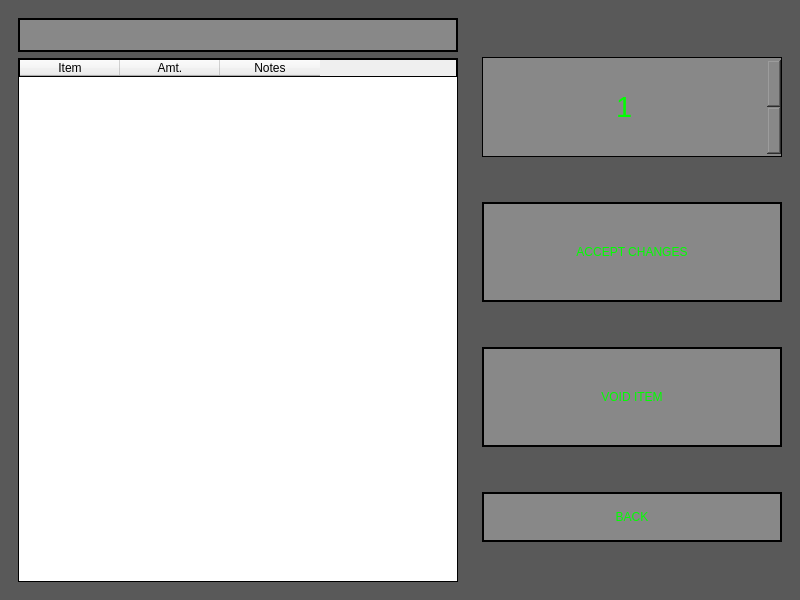
<?xml version="1.0" encoding="UTF-8"?>
<ui version="4.0">
 <class>MainWindow</class>
 <widget class="QMainWindow" name="MainWindow">
  <property name="geometry">
   <rect>
    <x>0</x>
    <y>0</y>
    <width>800</width>
    <height>600</height>
   </rect>
  </property>
  <property name="minimumSize">
   <size>
    <width>0</width>
    <height>0</height>
   </size>
  </property>
  <property name="maximumSize">
   <size>
    <width>16777215</width>
    <height>16777215</height>
   </size>
  </property>
  <property name="cursor">
   <cursorShape>ArrowCursor</cursorShape>
  </property>
  <property name="windowTitle">
   <string>MainWindow</string>
  </property>
  <property name="styleSheet">
   <string notr="true">QMainWindow#MainWindow
{
background-color: rgb(89, 89, 89);
}</string>
  </property>
  <widget class="QWidget" name="centralwidget">
   <layout class="QHBoxLayout" name="horizontalLayout">
    <item>
     <widget class="QWidget" name="orderListWidget" native="true">
      <property name="sizePolicy">
       <sizepolicy hsizetype="Preferred" vsizetype="Preferred">
        <horstretch>0</horstretch>
        <verstretch>0</verstretch>
       </sizepolicy>
      </property>
      <property name="maximumSize">
       <size>
        <width>5000</width>
        <height>16777215</height>
       </size>
      </property>
      <layout class="QVBoxLayout" name="verticalLayout_2">
       <item>
        <widget class="QLineEdit" name="custName_LineEdit">
         <property name="font">
          <font>
           <family>Arial</family>
           <pointsize>18</pointsize>
           <weight>75</weight>
           <bold>true</bold>
          </font>
         </property>
         <property name="layoutDirection">
          <enum>Qt::LeftToRight</enum>
         </property>
         <property name="styleSheet">
          <string notr="true">color: rgb(0, 255, 0);
background-color: rgb(136, 136, 136);
border: 2px solid #ccc;
border-color: rgb(0, 0, 0);</string>
         </property>
         <property name="text">
          <string/>
         </property>
         <property name="alignment">
          <set>Qt::AlignCenter</set>
         </property>
        </widget>
       </item>
       <item>
        <widget class="QTableWidget" name="orderList_TableWidget">
         <property name="sizePolicy">
          <sizepolicy hsizetype="Expanding" vsizetype="Expanding">
           <horstretch>0</horstretch>
           <verstretch>0</verstretch>
          </sizepolicy>
         </property>
         <property name="minimumSize">
          <size>
           <width>400</width>
           <height>0</height>
          </size>
         </property>
         <property name="maximumSize">
          <size>
           <width>10000000</width>
           <height>16777215</height>
          </size>
         </property>
         <property name="font">
          <font>
           <family>Arial</family>
           <pointsize>12</pointsize>
           <weight>50</weight>
           <italic>false</italic>
           <bold>false</bold>
          </font>
         </property>
         <property name="autoFillBackground">
          <bool>false</bool>
         </property>
         <property name="styleSheet">
          <string notr="true">border: 1px solid #ccc;
border-color: rgb(0, 0, 0);
font: 12pt &quot;Arial&quot;;
color: rgb(0, 0, 0);</string>
         </property>
         <property name="sizeAdjustPolicy">
          <enum>QAbstractScrollArea::AdjustIgnored</enum>
         </property>
         <property name="alternatingRowColors">
          <bool>false</bool>
         </property>
         <property name="selectionMode">
          <enum>QAbstractItemView::SingleSelection</enum>
         </property>
         <property name="showGrid">
          <bool>false</bool>
         </property>
         <property name="cornerButtonEnabled">
          <bool>false</bool>
         </property>
         <attribute name="horizontalHeaderVisible">
          <bool>true</bool>
         </attribute>
         <attribute name="horizontalHeaderHighlightSections">
          <bool>true</bool>
         </attribute>
         <attribute name="verticalHeaderVisible">
          <bool>false</bool>
         </attribute>
         <attribute name="verticalHeaderHighlightSections">
          <bool>false</bool>
         </attribute>
         <column>
          <property name="text">
           <string>Item</string>
          </property>
         </column>
         <column>
          <property name="text">
           <string>Amt.</string>
          </property>
          <property name="background">
           <color>
            <red>255</red>
            <green>255</green>
            <blue>255</blue>
           </color>
          </property>
         </column>
         <column>
          <property name="text">
           <string>Notes</string>
          </property>
         </column>
        </widget>
       </item>
      </layout>
     </widget>
    </item>
    <item>
     <widget class="QWidget" name="OrderListButtonWidget" native="true">
      <property name="sizePolicy">
       <sizepolicy hsizetype="Fixed" vsizetype="Preferred">
        <horstretch>0</horstretch>
        <verstretch>0</verstretch>
       </sizepolicy>
      </property>
      <layout class="QVBoxLayout" name="verticalLayout">
       <item>
        <widget class="QSpinBox" name="increment_spinBox">
         <property name="sizePolicy">
          <sizepolicy hsizetype="Fixed" vsizetype="Fixed">
           <horstretch>0</horstretch>
           <verstretch>0</verstretch>
          </sizepolicy>
         </property>
         <property name="minimumSize">
          <size>
           <width>300</width>
           <height>100</height>
          </size>
         </property>
         <property name="font">
          <font>
           <family>Arial</family>
           <pointsize>22</pointsize>
           <weight>9</weight>
           <italic>false</italic>
           <bold>false</bold>
          </font>
         </property>
         <property name="styleSheet">
          <string notr="true">font: 75 22pt &quot;Arial&quot;;
border: 1px solid #ccc;
border-color: rgb(0, 0, 0);
background-color: rgb(136, 136, 136);
color: rgb(0, 255, 0);</string>
         </property>
         <property name="alignment">
          <set>Qt::AlignCenter</set>
         </property>
         <property name="minimum">
          <number>1</number>
         </property>
         <property name="maximum">
          <number>99</number>
         </property>
        </widget>
       </item>
       <item>
        <widget class="QPushButton" name="accept_but">
         <property name="sizePolicy">
          <sizepolicy hsizetype="Fixed" vsizetype="Fixed">
           <horstretch>0</horstretch>
           <verstretch>0</verstretch>
          </sizepolicy>
         </property>
         <property name="minimumSize">
          <size>
           <width>300</width>
           <height>100</height>
          </size>
         </property>
         <property name="styleSheet">
          <string notr="true">color: rgb(0, 255, 0);
background-color: rgb(136, 136, 136);
font: 100 20pt &quot;Arial&quot;;
border: 2px solid #ccc;
border-color: rgb(0, 0, 0);</string>
         </property>
         <property name="text">
          <string>ACCEPT CHANGES</string>
         </property>
        </widget>
       </item>
       <item>
        <widget class="QPushButton" name="void_but">
         <property name="sizePolicy">
          <sizepolicy hsizetype="Fixed" vsizetype="Fixed">
           <horstretch>0</horstretch>
           <verstretch>0</verstretch>
          </sizepolicy>
         </property>
         <property name="minimumSize">
          <size>
           <width>300</width>
           <height>100</height>
          </size>
         </property>
         <property name="styleSheet">
          <string notr="true">color: rgb(0, 255, 0);
background-color: rgb(136, 136, 136);
font: 100 20pt &quot;Arial&quot;;
border: 2px solid #ccc;
border-color: rgb(0, 0, 0);</string>
         </property>
         <property name="text">
          <string>VOID ITEM</string>
         </property>
        </widget>
       </item>
       <item>
        <widget class="QPushButton" name="back_but">
         <property name="sizePolicy">
          <sizepolicy hsizetype="Preferred" vsizetype="Fixed">
           <horstretch>0</horstretch>
           <verstretch>0</verstretch>
          </sizepolicy>
         </property>
         <property name="minimumSize">
          <size>
           <width>100</width>
           <height>50</height>
          </size>
         </property>
         <property name="styleSheet">
          <string notr="true">color: rgb(0, 255, 0);
background-color: rgb(136, 136, 136);
font: 100 15pt &quot;Arial&quot;;
border: 2px solid #ccc;
border-color: rgb(0, 0, 0);</string>
         </property>
         <property name="text">
          <string>BACK</string>
         </property>
        </widget>
       </item>
      </layout>
     </widget>
    </item>
   </layout>
  </widget>
 </widget>
 <resources/>
 <connections/>
</ui>
